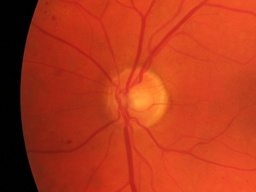
#> input picture ESA/eyeSection1.jpg, 256 x 192 px, shrunk from 1599 x 1200 before the run
$ python eyeSpectrumAnalysis.py
#> lines starting #> are read from the running program, lines starting #| are printed output that depends on the picture
import numpy as np
import matplotlib.pyplot as plt
from scipy.fftpack import fft, fftshift
from sklearn.neighbors import KNeighborsClassifier
import cv2


#################### Functions ##########################
# calculate multifractal spectrum
def multifractal_spectrum(data):
    # Calculate the power spectrum for each feature vector in data
    power_spectra = [np.abs(fft(vector)) ** 2 for vector in data]
    # Shift the zero-frequency component to the center for each power spectrum
    power_spectra = [fftshift(spectrum) for spectrum in power_spectra]
    return power_spectra


# build image using predictions
def rebuildImg(predictions):
    predcounter = 0
    for i in range(1, rows - 1):
        for j in range(1, cols - 1):
            orgImgPx = maskimg[i, j]
            if not (orgImgPx[0] == 0):
                if (predictions[predcounter] == 0):
                    imgAfterMask[i, j] = [255, 0, 0]
                else:
                    imgAfterMask[i, j] = [0, 0, 255]
                predcounter += 1


#######################################################


# image to process
originalimg = cv2.imread("eyeSection1.jpg")
#> originalimg is the input picture: shape (192, 256, 3); mean B, G, R 26.8, 55.2, 179.4
# mask of image showing vessel segmentation
maskimg = cv2.imread("es1rip.png")
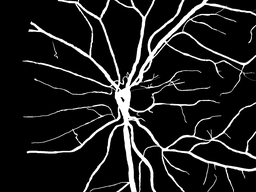
#> input picture ESA/es1rip.png, 256 x 192 px, shrunk from 1599 x 1200 before the run
#> maskimg is the input picture: shape (192, 256, 3); min 0, max 255, mean 28.9
# training image with veins and arteries
trainingImg = cv2.imread("mappedvessels.png")
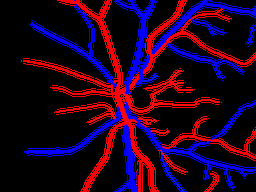
#> input picture ESA/mappedvessels.png, 256 x 192 px, shrunk from 1599 x 1200 before the run
#> trainingImg is the input picture: shape (192, 256, 3); mean B, G, R 30.5, 0.2, 33

# apply mask
imgAfterMask = cv2.bitwise_and(originalimg, maskimg)
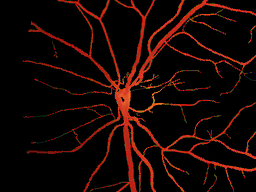
#> imgAfterMask: shape (192, 256, 3); mean B, G, R 3.5, 6.6, 22.8
original = imgAfterMask

X_test = []
feature_vectors = []
labels = []
rows, cols, _ = imgAfterMask.shape
#> rows = 192; cols = 256
background = 0
for i in range(1, rows - 1):
    for j in range(1, cols - 1):
        k = trainingImg[i, j]
        orgImgPx = maskimg[i, j]
        # generate test dataset from original image excluding background
        if not (orgImgPx[0] == 0):
            featureArray = np.concatenate((originalimg[i, j], originalimg[i - 1, j], originalimg[i + 1, j],
                                           originalimg[i, j - 1], originalimg[i, j + 1], originalimg[i - 1, j - 1],
                                           originalimg[i - 1, j + 1], originalimg[i + 1, j - 1],
                                           originalimg[i + 1, j + 1]), axis=None)
            X_test.append(featureArray)
            background += 1
        if k[0] == 0:
            background += 1
        # generate training dataset from original image using matches from delineated image
        elif k[0] == 255:
            featureArray = np.concatenate((originalimg[i, j], originalimg[i - 1, j], originalimg[i + 1, j],
                                           originalimg[i, j - 1], originalimg[i, j + 1], originalimg[i - 1, j - 1],
                                           originalimg[i - 1, j + 1], originalimg[i + 1, j - 1],
                                           originalimg[i + 1, j + 1]), axis=None)
            feature_vectors.append(featureArray)
            labels.append(0)  # artery label
        else:
            featureArray = np.concatenate((originalimg[i, j], originalimg[i - 1, j], originalimg[i + 1, j],
                                           originalimg[i, j - 1], originalimg[i, j + 1], originalimg[i - 1, j - 1],
                                           originalimg[i - 1, j + 1], originalimg[i + 1, j - 1],
                                           originalimg[i + 1, j + 1]), axis=None)
            feature_vectors.append(featureArray)
            labels.append(1)  # vein label
#> after the loop, X_test = 13706 items; background = 52620; feature_vectors = 9346 items; labels = 9346 values, max 1 at index 0, min 0 at index 21, mean 0.419

# X_train = power_spectra
y_train = labels
#> y_train has the same summary as labels
X_train = multifractal_spectrum(feature_vectors)
#> in multifractal_spectrum, `power_spectra = [np.abs(fft(vector)) ** 2 for vector in data]`: power_spectra = 9346 items
#> X_train = 9346 items

# Classify the new data using K-Nearest Neighbors (KNN) classifier
knn = KNeighborsClassifier()

# Train the classifier on the training data
print("Fitting training data")
knn.fit(X_train, y_train)

print("Classifying test data")
X_test = multifractal_spectrum(X_test)
# Use the trained classifier to predict the labels of the testing data
predictions = knn.predict(X_test)
#> predictions = 13706 values, max 1 at index 3, min 0 at index 0, mean 0.427

rebuildImg(predictions)
#> after the loop in rebuildImg, `for i in range(1, rows - 1):`:
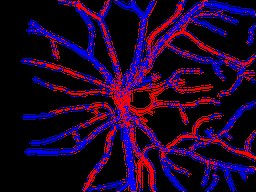
#> imgAfterMask: shape (192, 256, 3); mean B, G, R 40.8, 0.1, 30.6
#> after the loop in rebuildImg, `for i in range(1, rows - 1):`: predcounter = 13706

# show the classifcation image
cv2.imshow('Classified image', imgAfterMask)
cv2.waitKey(0)
cv2.destroyAllWindows()
